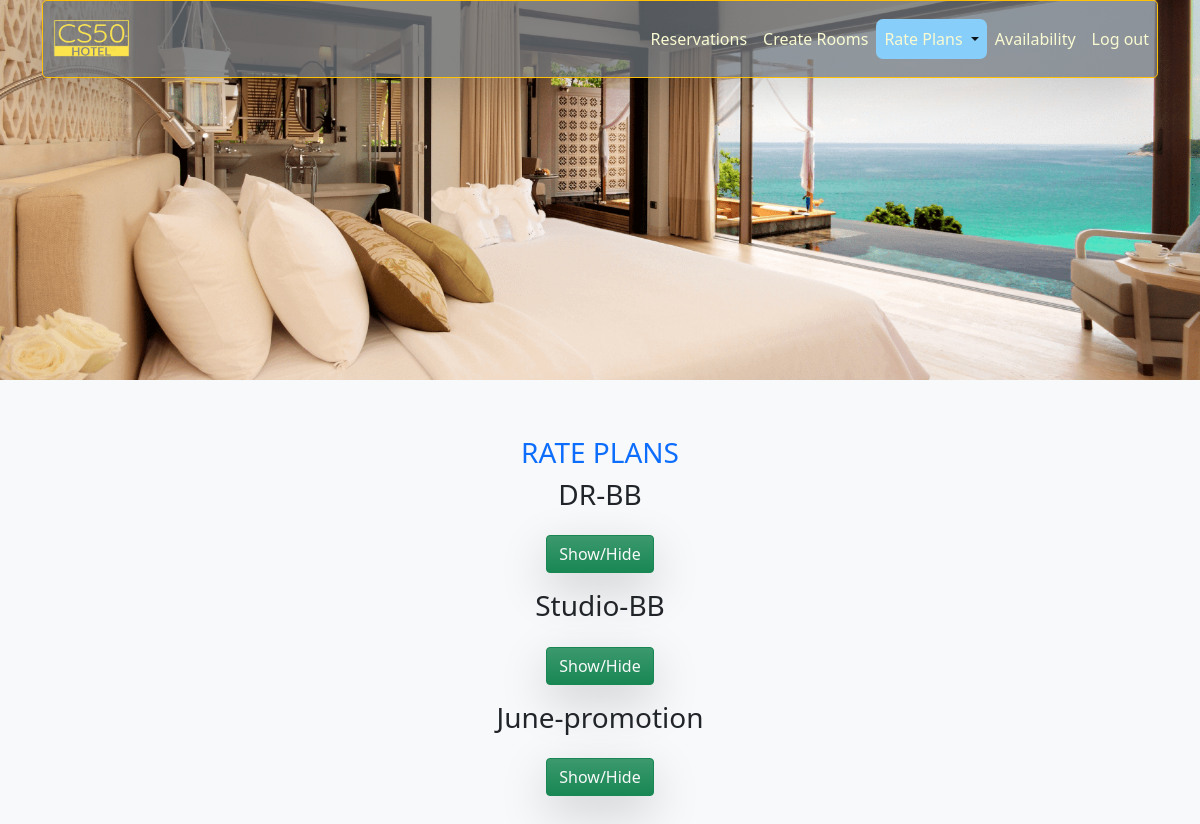
/view_rate_plans (signed in), run on an earlier commit of the app's database.
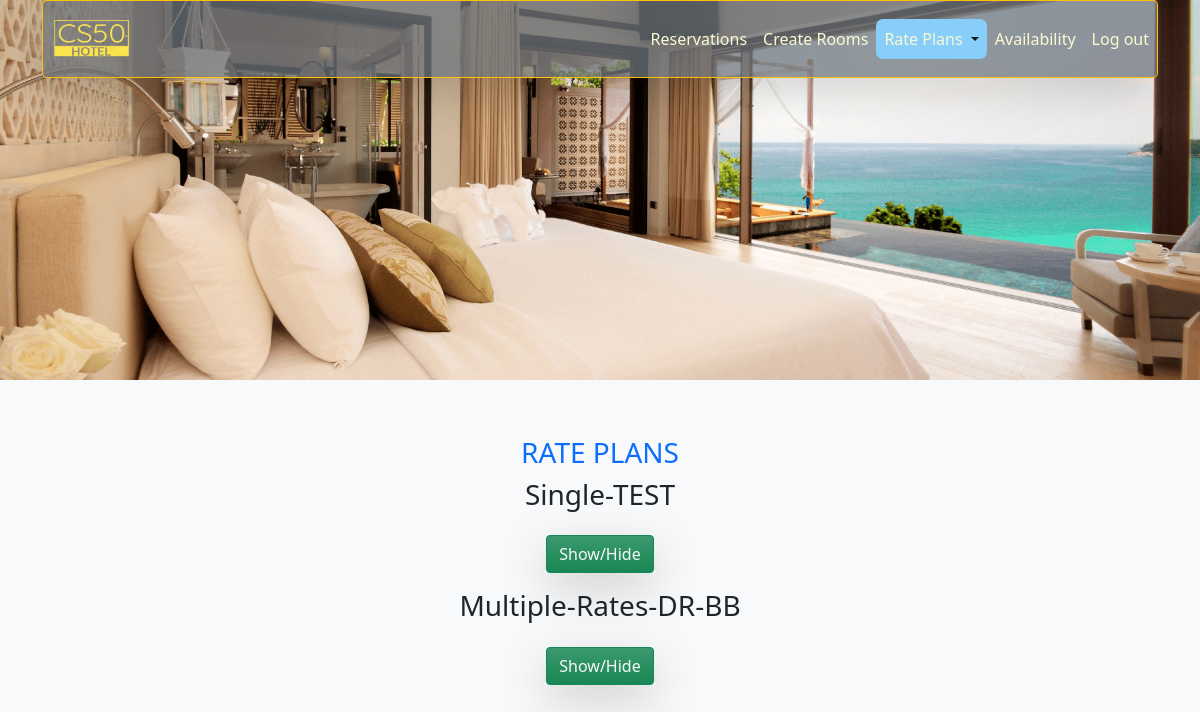
And on a later commit of the database.
### booking_engine/models.py (models this page shows)
class RateType(db.Model):
    id = db.Column(db.Integer, primary_key=True, nullable=False)
    rate_name = db.Column(db.String(50), nullable=False)
    rate_plan_type = db.relationship('RatePlan', backref='rate_type')
    listed_room = db.relationship("ListedRoom", backref='rate_type')

### booking_engine/routes.py (the view)
@app.route("/view_rate_plans", methods=["GET", "POST"])
@login_required
def view_rate_plans():
    if request.method == "POST":
        delete_rate = request.form.get("delete")
        if delete_rate:
            RateType.query.filter(RateType.id == delete_rate).delete()
            RatePlan.query.filter(RatePlan.rate_type_id == delete_rate).delete()
            db.session.commit()
        return redirect("/view_rate_plans")
    else:
        rate_plans = RateType.query.all()
        headings = [
                    "Date period",
                    "Starting date",
                    "Ending date",
                    "Adult",
                    "Single adult",
                    "Child 0-12 RB",
                    "Child 12-17.99 Exb",
                    "Child 7-11.99 Exb",
                    "Child 2-6.99",
                    "Child 0-1.99"
                ]
    return render_template("view_rate_plans.html", rate_plans=rate_plans, headings=headings, usd=usd)

### booking_engine/helpers.py (called while the page is built)
def login_required(f):
    @wraps(f)
    def decorated_function(*args, **kwargs):
        if session.get("admin_id") is None:
            return redirect("/admin_login")
        return f(*args, **kwargs)
    return decorated_function

### booking_engine/templates/view_rate_plans.html (shortened to what this page needs)
{% extends "layout.html" %}
{% set active_page = "rate_plans" %}
{% block main %}
<h3 class="mt-2 text-primary">RATE PLANS</h3>
<div class="container-fluid">
{% for rate_type in rate_plans %}
<h3>{{ rate_type.rate_name }}</h3>
<input class="btn btn-success bg-gradient mb-3 text-light mt-3 rounded shadow shadow-lg" type = "button" name = "Test1" id="show{{ rate_type.id }}" value = "Show/Hide">
                    {% set date_period = namespace(value=1) %}
{% endfor %}
</div>
{% endblock %}

### booking_engine/templates/layout.html (shortened to what this page needs)
<!DOCTYPE html>
<html lang="en">
<head>
    <link href="https://cdn.jsdelivr.net/npm/bootstrap@5.1.3/dist/css/bootstrap.min.css" rel="stylesheet">
    <link rel="stylesheet" href="https://cdn.jsdelivr.net/npm/bootstrap-icons@1.3.0/font/bootstrap-icons.css">
    <link href="/static/styles.css" rel="stylesheet">
    <link rel="stylesheet" href="https://cdnjs.cloudflare.com/ajax/libs/bootstrap-datepicker/1.10.0/css/bootstrap-datepicker.min.css" />
    <link rel="stylesheet"
    href="https://cdnjs.cloudflare.com/ajax/libs/font-awesome/6.4.0/css/all.min.css"
 />
</head>
<body class="bg-primary bg-light">
<div class="bg-img">
    <div class="container container-fluid">
        <section>
            <nav class="navbar navbar-expand-lg navbar-light bg-secondary rounded-3 border border-1 border-warning shadow-lg bg-opacity-75">
                <a class="navbar-brand" href="#">
                    <img src="/static/images/logo1.png" width="100" height="50" class="d-inline-block align-top ml-3" alt="cs50xhotellogo">
                </a>
                <div class="collapse navbar-collapse" id="navbarNavAltMarkup">
                    {% if session["admin_id"] %}
                    <ul class="navbar-nav ms-auto">
                        <li class="{{'active' if active_page == 'reservations'}}"><a class="nav-link" href="/admin_panel">Reservations</a></li>
                        <li class="{{'active' if active_page == 'create_rooms'}}" id="create_rooms"><a class="nav-link" href="/create_rooms" >Create Rooms</a></li>
                        <li class="nav-item dropdown">
                            <a class="nav-link dropdown-toggle {{'active' if active_page == 'rate_plans'}}" href="#" id="navbarDropdown" role="button" data-toggle="dropdown" aria-haspopup="true" aria-expanded="false">
                              Rate Plans
                            </a>
                            <div class="dropdown-menu bg-dark opacity-75 " aria-labelledby="navbarDropdown">
                        <li class="nav-item"><a class="nav-link" href="/availability">Availability</a></li>
                        <li class="nav-item"><a class="nav-link" href="/logout">Log out</a></li>
                    </ul>
                    {% else %}
                    <ul class="navbar-nav ms-auto mt-2">
                        <li class="nav-item"><a class="nav-link" href="/admin_register">Register</a></li>
                        <li class="nav-item"><a class="nav-link" href="/admin_login">Login</a></li>
                    </ul>
                    {% endif %}
                </div>
            </nav>
        </section>
    </div>
</div>
        <main class="container-fluid py-5 text-center">
            {% block main %}{% endblock %}
        </main>
</body>
</html>

### booking_engine/static/styles.css (style rules this page uses)
.bg-img { background-image: url("/static/images/banner-5.png"); min-height: 380px; background-position: center; background-repeat: no-repeat; background-size: cover; position: relative; }
.active { background-color: lightskyblue; -webkit-text-fill-color: black; border-radius: 7px; }
.nav-link { -webkit-text-fill-color: lightgoldenrodyellow; }

What changed in the data, as far as the page shows it:
removed RateType: rate_name "June-promotion"
changed RateType: rate_name "DR-BB" → "Single-TEST"
changed RateType: rate_name "Studio-BB" → "Multiple-Rates-DR-BB"
